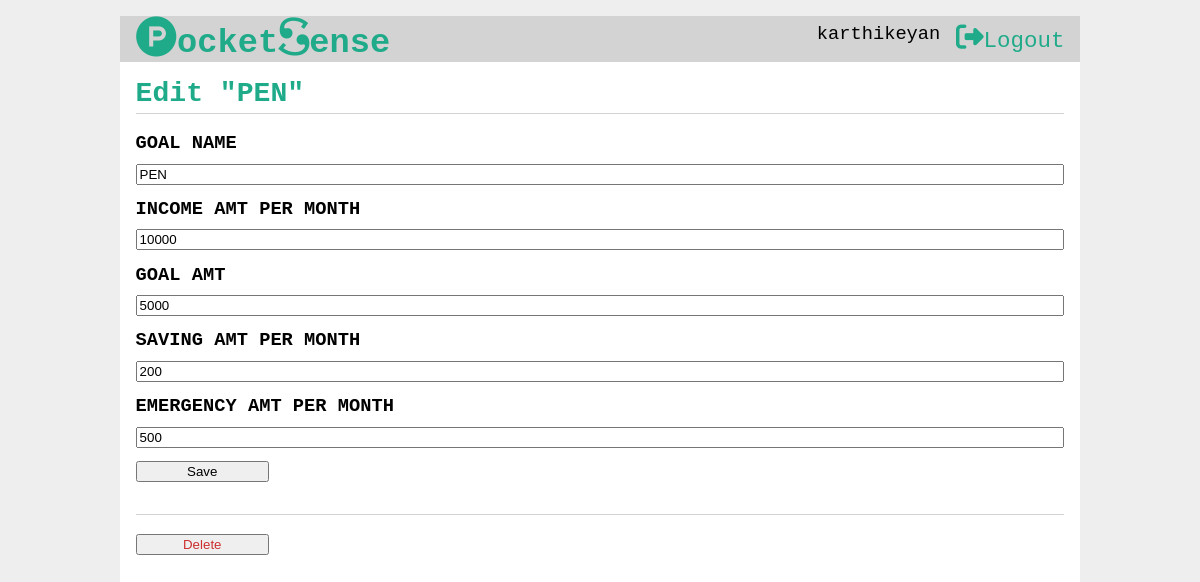
Page /goal/2/update (signed in) on the earlier database version.
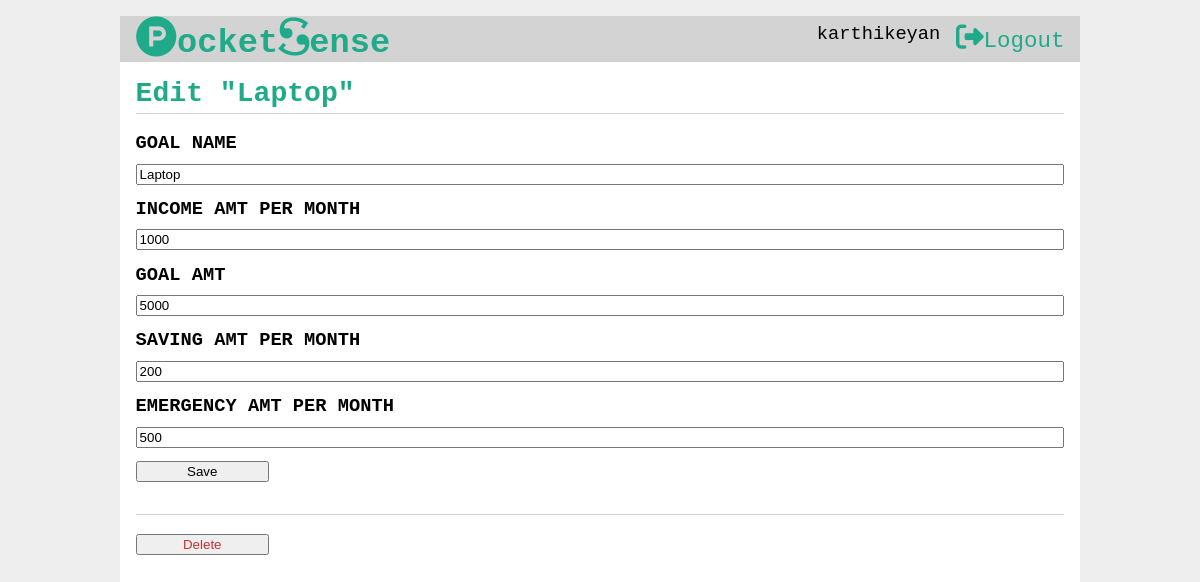
Same page on the later database version.
### tables this page shows
CREATE TABLE goal(
	goal_id INTEGER PRIMARY KEY AUTOINCREMENT,
	author_id INTEGER ,
	task_author INTEGER,

	goal_name TEXT UNIQUE ,
	income_amt INTEGER ,
	goal_amt INTEGER ,
	goal_saving INTEGER,

	fix_saving_amt INTEGER,
	saving_amt INTEGER ,
	emergency_amt INTEGER ,
	
	bonus INTEGER ,
    time_left INTEGER ,
	personal_amt INTEGER ,
	counter INTEGER,

	created TIMESTAMP DEFAULT CURRENT_TIMESTAMP,


	task_name  TEXT,

	task_amt INTEGER,
	task_count INTEGER,
	
	FOREIGN KEY (author_id) REFERENCES child (child_id),
	
	FOREIGN KEY (task_author) REFERENCES parent (parent_id)

);

### fin/goal.py (the view, shortened to what this page needs)
@bp.route('/<int:goal_id>/update', methods=('GET', 'POST'))
@child_login_required
def update(goal_id):
    goals = get_goal(goal_id)
    return render_template('goal/update.html', goals=goals)

### fin/auth.py (called while the page is built)
@bp.before_app_request
def load_logged_in_parent():
    parent_id = session.get('parent_id')
    if parent_id is None:
        g.parent = None
    else:
        g.parent = get_db().execute(
            'SELECT * FROM parent WHERE parent_id = ?', (parent_id,)
        ).fetchone()

@bp.before_app_request
def load_logged_in_child():
    child_id = session.get('child_id')
    if child_id is None:
        g.child = None
    else:
        g.child = get_db().execute(
            'SELECT * FROM child WHERE child_id = ?', (child_id,)
        ).fetchone()

def child_login_required(view):
    @functools.wraps(view)
    def wrapped_view(**kwargs):
        if g.child is None:
            return redirect(url_for('auth.child_login'))
        return view(**kwargs)
    return wrapped_view

### fin/db.py (called while the page is built)
def get_db():
	if 'db' not in g:
		g.db = sqlite3.connect( current_app.config['DATABASE'] , detect_types=sqlite3.PARSE_DECLTYPES)
		g.db.row_factory = sqlite3.Row
	return g.db

### fin/templates/goal/update.html
{% extends 'child_base.html' %}
{% block header %}
  <h1>{% block title %}Edit "{{ goals['goal_name'] }}"{% endblock %}</h1>
{% endblock %}
{% block content %}
  <form method="post">
    <label for="goal_name">GOAL NAME </label>
    <input name="goal_name" id="goal_name" value="{{ request.form['goal_name'] or goals['goal_name'] }}" required>
    <label for="income_amt">INCOME AMT PER MONTH</label>
    <input name="income_amt" id="income_amt" value = "{{ request.form['income_amt'] or goals['income_amt'] }}" required>
    <label for="goal_amt">GOAL AMT</label>
    <input name="goal_amt" id="goal_amt" value =  "{{ request.form['goal_amt'] or goals['goal_amt'] }}" required>
    <label for="saving_amt">SAVING AMT PER MONTH</label>
    <input name="saving_amt" id="saving_amt" value = "{{ request.form['saving_amt'] or goals['saving_amt'] }}" required>
    <label for="emergency_amt">EMERGENCY AMT PER MONTH</label>
    <input name="emergency_amt" id="emergency_amt" value = "{{ request.form['emergency_amt'] or goals['emergency_amt'] }}" required>
    <input type="submit" value="Save">
    </form>
    <hr>
    <form action="{{ url_for('goal.delete', goal_id=goals['goal_id']) }}" method="post">
        <input class="danger" type="submit" value="Delete" onclick="return confirm('Are you sure?');">
    </form>
  {% endblock %}

Differences in the rows shown:
changed goal: goal_name "PEN" → "Laptop"; income_amt "10000" → "1000"
